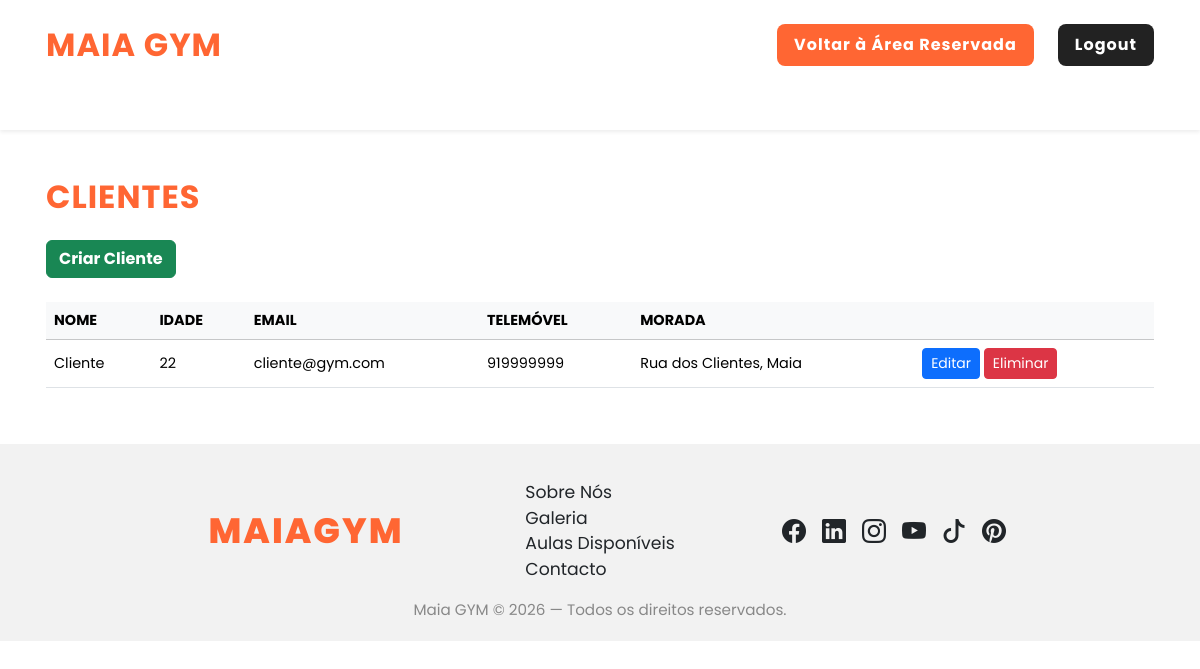
/area-reservada/ver_clientes.php (signed in), run on the app's committed database.
### tables this page shows
CREATE TABLE IF NOT EXISTS users (
    id INT AUTO_INCREMENT PRIMARY KEY,
    name VARCHAR(100),
    username VARCHAR(50) UNIQUE,
    email VARCHAR(150) UNIQUE,
    identifier VARCHAR(100) UNIQUE,
    password VARCHAR(255) NOT NULL,
    role ENUM('cliente','personal_trainer','gestor_ginasio') NOT NULL DEFAULT 'cliente',
    created_at TIMESTAMP DEFAULT CURRENT_TIMESTAMP
);

### area-reservada/ver_clientes.php (the view, shortened to what this page needs)
<?php
include '../includes/header.php';
require_once '../includes/db.php';
$clientes = $conn->query("SELECT id, name, idade, email, telemovel, morada FROM users WHERE role = 'cliente' ORDER BY name");
?>
<div class="container mt-5">
    <h2 class="fw-bold mb-4" style="color:#ff6633;">Clientes</h2>
    <div class="mb-4">
        <button class="btn btn-success fw-bold" data-bs-toggle="modal" data-bs-target="#modalCriarCliente">Criar Cliente</button>
    </div>
    <div class="table-responsive">
        <table class="table table-hover align-middle">
            <thead class="table-light">
                <tr>
                    <th>Nome</th>
                    <th>Idade</th>
                    <th>Email</th>
                    <th>Telemóvel</th>
                    <th>Morada</th>
                    <th></th>
                </tr>
            </thead>
            <tbody>
            <?php
            if ($clientes->num_rows > 0):
              while ($c = $clientes->fetch_assoc()): ?>
              <tr>
                <td><?= htmlspecialchars($c['name']) ?></td>
                <td><?= htmlspecialchars($c['idade']) ?></td>
                <td><?= htmlspecialchars($c['email']) ?></td>
                <td><?= htmlspecialchars($c['telemovel']) ?></td>
                <td><?= htmlspecialchars($c['morada']) ?></td>
                <td>
                  <a href="editar_cliente.php?id=<?= $c['id'] ?>" class="btn btn-sm btn-primary">Editar</a>
                  <a href="?eliminar=<?= $c['id'] ?>" class="btn btn-sm btn-danger" onclick="return confirm('Eliminar este Cliente?');">Eliminar</a>
                </td>
              </tr>
              <?php endwhile;
            else: ?>
              <tr><td colspan="6" class="text-center">Nenhum cliente encontrado.</td></tr>
            <?php endif; ?>
            </tbody>
        </table>
    </div>
</div>
<?php include '../includes/footer.php'; ?>

### assets/css/style.css (style rules this page uses)
body { background: #fff; color: #222; font-family: 'Poppins', system-ui, -apple-system, BlinkMacSystemFont, "Segoe UI", sans-serif; min-height: 100vh; position: relative; overflow-x: hidden; font-size: 1rem; margin: 0; }
.container, .container-fluid { padding-left: 1rem; padding-right: 1rem; }
a { text-decoration: none; }
h1, h2, h3, h4 { text-transform: uppercase; letter-spacing: 1px; }
.table { font-size: 0.9rem; }
.table thead tr th { text-transform: uppercase; }
.container { margin-bottom: 40px; }

### data on the page
users: name "Cliente", idade "22", email "cliente@gym.com", telemovel "919999999", morada "Rua dos Clientes, Maia"
